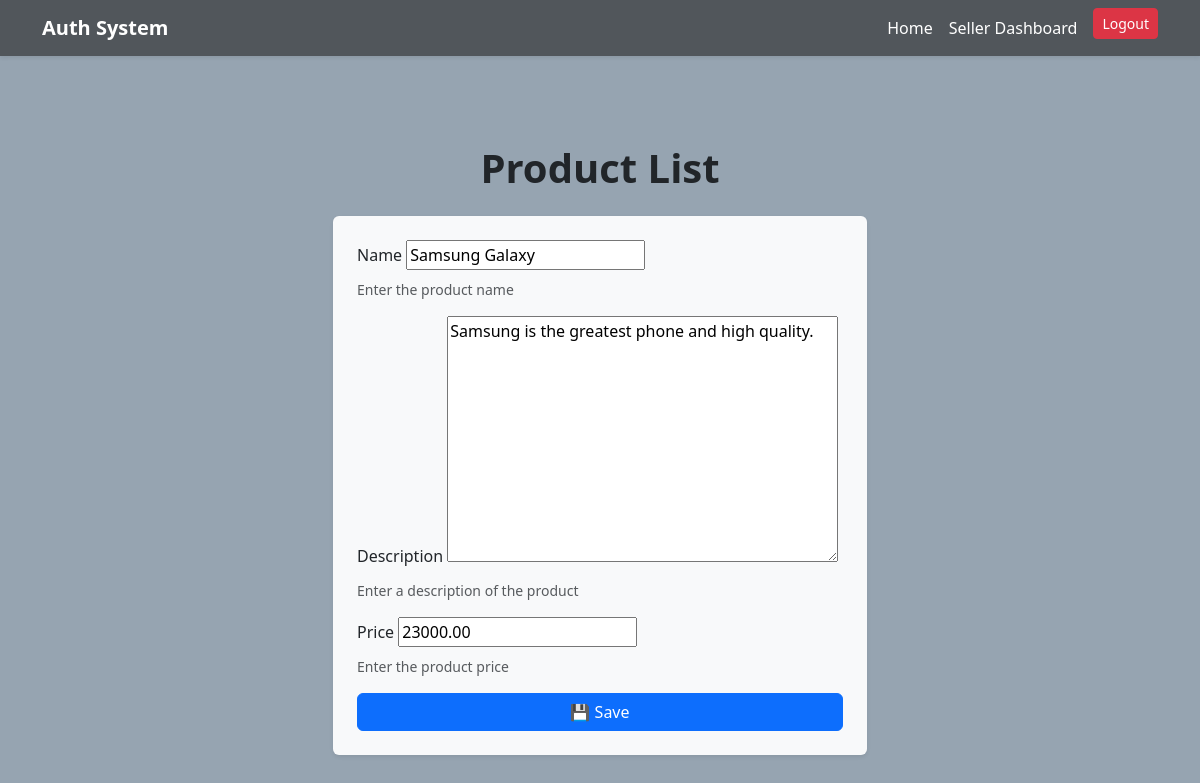
The page /product5/edit (signed in) on the database its author committed.
### product/models.py (models this page shows, shortened)
class Product(models.Model):
    name = models.CharField(max_length=200, help_text="Enter the product name")
    description = models.TextField(blank=True, null=True, help_text="Enter a description of the product")
    price = models.DecimalField(max_digits=10, decimal_places=2, help_text="Enter the product price")
    quantity = models.PositiveIntegerField(default=0, help_text="Number of items available")
    created_at = models.DateTimeField(auto_now_add=True)
    updated_at = models.DateTimeField(auto_now=True)

### product/views.py (the view)
# urls.py: path('<int:pk>/edit',views.product_edit,name='product_edit'),
@permission_required('product.change_product',raise_exception=True)
def product_edit(request,pk):
    product=get_object_or_404(Product,pk=pk)
    if request.method == 'POST':
        form=ProductForm(request.POST,instance=product)
        if form.is_valid():
            form.save()
            return redirect('product:product_list')
    else:
        form=ProductForm(instance=product )
    return render(request,'product/add.html',{'form':form})

### product/forms.py
class ProductForm(forms.ModelForm):
    class Meta:
        model=Product
        fields=['name','description','price']

### account/models.py (called while the page is built)
    def has_perm(self, perm, obj=None):
        return self.is_superuser or super().has_perm(perm, obj)

### product/templates/product/add.html (shortened to what this page needs)
{% extends "account/base.html" %}
{% block content %}
<div class="container mt-5">
  <h1 class="text-center mb-4 fw-bold">Product List</h1>
  <div class="row justify-content-center">
    <div class="col-md-6">
      <form method="post" class="p-4 bg-light rounded shadow-sm">
        {% for field in form %}
            <div class="mb-3">
            <label class="form-label">{{ field.label }}</label>
            {{ field }}
            {% if field.help_text %}
                <div class="form-text">{{ field.help_text }}</div>
            {% endif %}
            </div>
        {% endfor %}
        <button type="submit" class="btn btn-primary w-100">💾 Save</button>
</form>
    </div>
  </div>
</div>
{% endblock content %}

### account/templates/account/base.html (style rules this page uses)
body { background-color: #96a4b1; }

### rows shown on the page
Product: form "Samsung Galaxy" "Samsung is the greatest phone and high quality." "23000.00"

### other values the page prints
{{ field.label }} "Name" "Description" "Price"
{{ field.help_text }} "Enter the product name" "Enter a description of the product" "Enter the product price"
